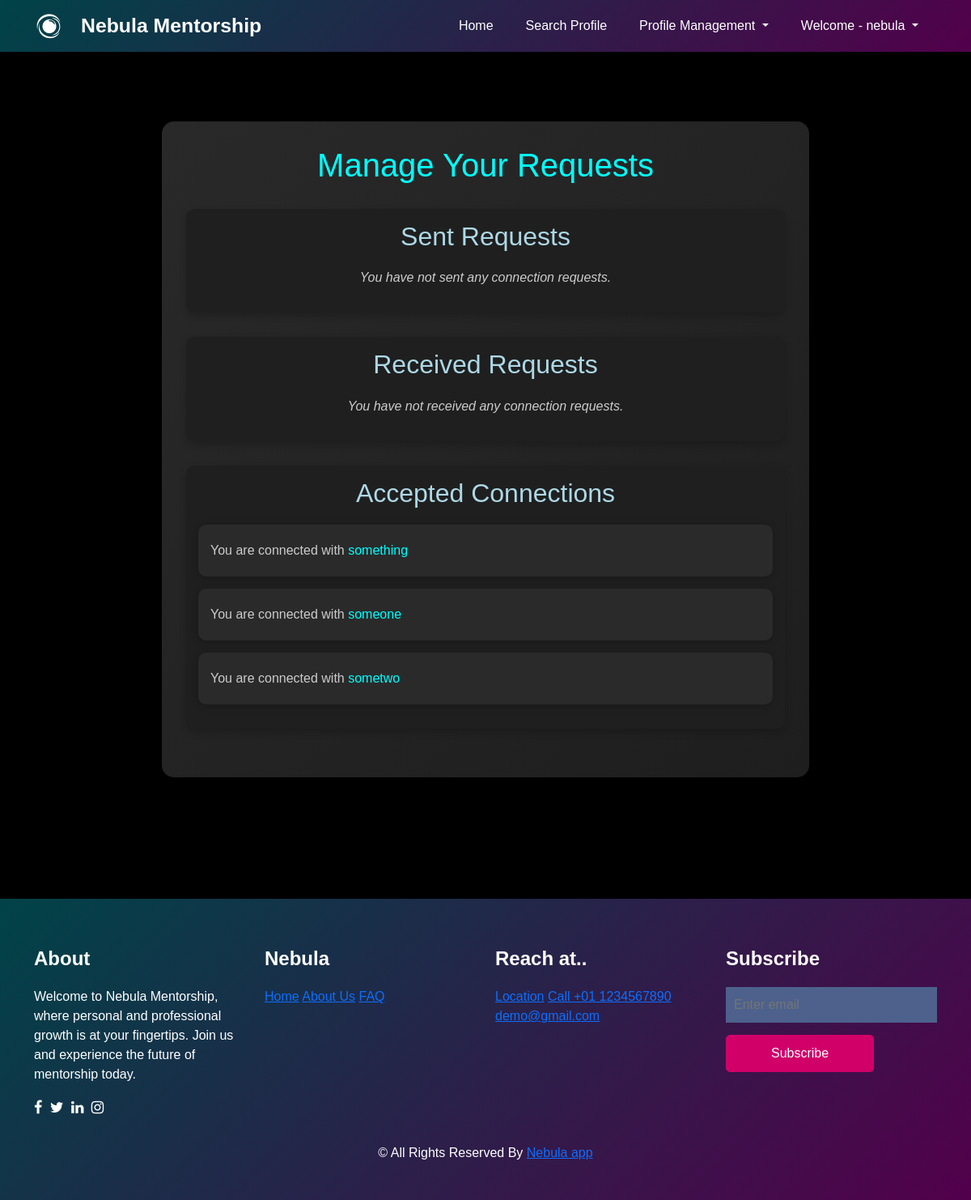
Page /manage-requests/ (signed in) on the committed database.
### homepage/models.py (models this page shows, shortened)
class ConnectionRequest(models.Model):
    sender = models.ForeignKey(User, related_name='sent_requests', on_delete=models.CASCADE)
    receiver = models.ForeignKey(User, related_name='received_requests', on_delete=models.CASCADE)
    status = models.CharField(max_length=10, choices=[('pending', 'Pending'), ('accepted', 'Accepted'), ('declined', 'Declined')])

### homepage/views.py (the view, shortened to what this page needs)
# urls.py: path('manage-requests/', views.manage_requests, name='manage_requests'),
@login_required
def manage_requests(request):
    sent_requests = ConnectionRequest.objects.filter(sender=request.user, status='pending')
    received_requests = ConnectionRequest.objects.filter(receiver=request.user, status='pending')
    accepted_requests = ConnectionRequest.objects.filter(status='accepted').filter(
        sender=request.user
    ) | ConnectionRequest.objects.filter(status='accepted').filter(receiver=request.user)
    return render(request, 'manage_requests.html', {
        'sent_requests': sent_requests,
        'received_requests': received_requests,
        'accepted_requests': accepted_requests,
    })

### homepage/templates/manage_requests.html (shortened to what this page needs)
{% extends 'main.html' %}
{% block body_block %}
<section class="requests">
    <h1>Manage Your Requests</h1>
    <div class="requests-container sent-requests">
        <h2>Sent Requests</h2>
        {% if sent_requests %}
            {% for request in sent_requests %}
                <div class="request" id="sent-{{ request.id }}">
                    <p>You have sent a connection request to {{ request.receiver.username }}.</p>
                    <form method="POST">
                        {% csrf_token %}
                        <input type="hidden" name="request_id" value="{{ request.id }}">
                        <button type="submit" name="action" value="cancel">Cancel Request</button>
                    </form>
                </div>
            {% endfor %}
        {% else %}
            <p class="no-requests">You have not sent any connection requests.</p>
        {% endif %}
    </div>
    <div class="requests-container received-requests">
        <h2>Received Requests</h2>
        {% if received_requests %}
            {% for request in received_requests %}
                <div class="request" id="received-{{ request.id }}">
                    <p>{{ request.sender.username }} has sent you a connection request.</p>
                    <form method="POST">
                        {% csrf_token %}
                        <input type="hidden" name="request_id" value="{{ request.id }}">
                        <button type="submit" name="action" value="accept">Accept</button>
                        <button type="submit" name="action" value="decline">Decline</button>
                    </form>
                </div>
            {% endfor %}
        {% else %}
            <p class="no-requests">You have not received any connection requests.</p>
        {% endif %}
    </div>
    <div class="requests-container accepted-connections">
        <h2>Accepted Connections</h2>
        <div id="accepted-connections">
            {% if accepted_requests %}
                {% for request in accepted_requests %}
                    <div class="request" data-sender="{{ request.sender.username }}" data-receiver="{{ request.receiver.username }}">
                        <p>
                            You are connected with
                            {% if request.sender == user %}
                                <a href="{% url 'profile_detail' user_id=request.receiver.id %}">{{ request.receiver.username }}</a>
                            {% else %}
                                <a href="{% url 'profile_detail' user_id=request.sender.id %}">{{ request.sender.username }}</a>
                            {% endif %}
                        </p>
                    </div>
                {% endfor %}
            {% else %}
                <p class="no-requests">You have not accepted any connections.</p>
            {% endif %}
        </div>
    </div>
</section>
{% endblock %}

### homepage/templates/main.html (shortened to what this page needs)
<!DOCTYPE html>
<html lang="en">
<head>
    <link href="https://cdn.jsdelivr.net/npm/bootstrap@5.3.3/dist/css/bootstrap.min.css" rel="stylesheet"
>
    <link rel="stylesheet" href="https://cdnjs.cloudflare.com/ajax/libs/font-awesome/4.7.0/css/font-awesome.min.css">
</head>
<body>
    <nav class="navbar navbar-expand-lg navbar-dark fixed-top" style="background: linear-gradient(135deg, #004348, #52004b);">
        <div class="container">
            <i class="fa fa-eercast" aria-hidden="true" style="font-size: 30px;"></i>
            <a class="navbar-brand" href="{% url 'home' %}">Nebula Mentorship</a>
            <div class="collapse navbar-collapse" id="navbarNav">
                <ul class="navbar-nav ms-auto">
                    <li class="nav-item">
                        <a class="nav-link" href="{% url 'home' %}">Home</a>
                    </li>
                    <li class="nav-item">
                        <a class="nav-link" href="{% url 'browse_profile' %}">Search Profile</a>
                    </li>
                    <li class="nav-item dropdown">
                        <a class="nav-link dropdown-toggle" href="#" id="navbarDropdown" role="button" data-bs-toggle="dropdown" aria-expanded="false">
                            Profile Management
                        </a>
                    </li>
                    <li class="nav-item dropdown">
                        {% if user.is_authenticated %}
                        <a class="nav-link dropdown-toggle" href="#" id="userDropdown" role="button" data-bs-toggle="dropdown" aria-expanded="false">
                            Welcome - {{ user.username }}
                        </a>
                        {% endif %}
                    </li>
                </ul>
            </div>
        </div>
    </nav>
    {% block body_block %} {% endblock %}
    <footer class="footer_section">
        <div class="container">
            <div class="row">
                <div class="col-md-3 footer-col">
                    <h4>About</h4>
                    <p>Welcome to Nebula Mentorship, where personal and professional growth is at your fingertips. Join us and experience the future of mentorship today.</p>
                    <div class="footer-social">
                        <a href="#"><i class="fa fa-facebook"></i></a>
                        <a href="#"><i class="fa fa-twitter"></i></a>
                        <a href="#"><i class="fa fa-linkedin"></i></a>
                        <a href="#"><i class="fa fa-instagram"></i></a>
                    </div>
                </div>
                <div class="col-md-3 footer-col">
                    <h4>Nebula</h4>
                    <a href="#">Home</a>
                    <a href="#">About Us</a>
                    <a href="#">FAQ</a>
                </div>
                <div class="col-md-3 footer-col">
                    <h4>Reach at..</h4>
                    <a href="#">Location</a>
                    <a href="#">Call +01 1234567890</a>
                    <a href="#">demo@gmail.com</a>
                </div>
                <div class="col-md-3 footer-col">
                    <h4>Subscribe</h4>
                    <form action="#">
                        <input type="text" placeholder="Enter email" />
                        <button type="submit">Subscribe</button>
                    </form>
                </div>
            </div>
            <div class="footer-info">
                <p>&copy;  All Rights Reserved By <a href="https://html.design/">Nebula
                        app</a></p>
            </div>
        </div>
    </footer>
</body>
</html>

### homepage/templates/manage_requests.html (style rules this page uses)
.requests { max-width: 800px; margin: 0 auto; padding: 30px; margin-top: 150px; margin-bottom: 150px; background: linear-gradient(135deg, #292929, #1e1e1e); border-radius: 15px; box-shadow: 0 4px 20px rgba(0, 0, 0, 0.3); color: #f9f9f9; }
.requests h1 { text-align: center; color: cyan; margin-bottom: 30px; }
.requests-container { margin-bottom: 30px; padding: 15px; border-radius: 10px; background: #1f1f1f; box-shadow: 0 4px 10px rgba(0, 0, 0, 0.2); }
.requests-container h2 { color: lightblue; text-align: center; margin-bottom: 20px; }
.request { background: #2a2a2a; padding: 15px; border-radius: 10px; margin-bottom: 15px; box-shadow: 0 2px 10px rgba(0, 0, 0, 0.2); }
.request p { margin: 5px 0; color: #ccc; }
.request a { color: cyan; text-decoration: none; }
.no-requests { text-align: center; color: #ccc; font-style: italic; }

### homepage/templates/main.html (style rules this page uses)
* { margin: 0; padding: 0; box-sizing: border-box; }
body { font-family: Arial, sans-serif; background: #000000; color: #ffffff; }
.navbar { background: linear-gradient(135deg, #004348, #52004b); color: #ffffff; }
.navbar .container { display: flex; justify-content: space-between; align-items: center; padding: 0 15px; }
.navbar .navbar-brand { font-size: 1.55rem; font-weight: bold; color: white; padding-left: 25px; }
.navbar .navbar-nav .nav-link { color: #ffffff; padding: 12px 20px; text-decoration: none; font-weight: 500; }
.footer_section { background: linear-gradient(135deg, #004348, #52004b); color: #ffffff; padding-top: 60px; padding-bottom: 30px; }
.footer_section h4 { font-weight: 600; margin-bottom: 20px; }
.footer_section .footer-col { margin-bottom: 30px; }
.footer_section .footer-social a { margin-right: 5px; color: #ffffff; text-decoration: none; font-size: 18px; }
.footer_section .footer-info { text-align: center; }
.footer_section form input { border: none; padding: 10px; background-color: #4d618c; width: 100%; color: #ffffff; outline: none; }
.footer_section form button { padding: 10px 55px; background-color: #d10069; color: #ffffff; border-radius: 5px; border: 1px solid #d10069; cursor: pointer; margin-top: 15px; }

### rows in the picture
ConnectionRequest: receiver.username "something"
ConnectionRequest: receiver.username "someone"
ConnectionRequest: receiver.username "sometwo"

### other values in the picture
{{ user.username }} "nebula"
